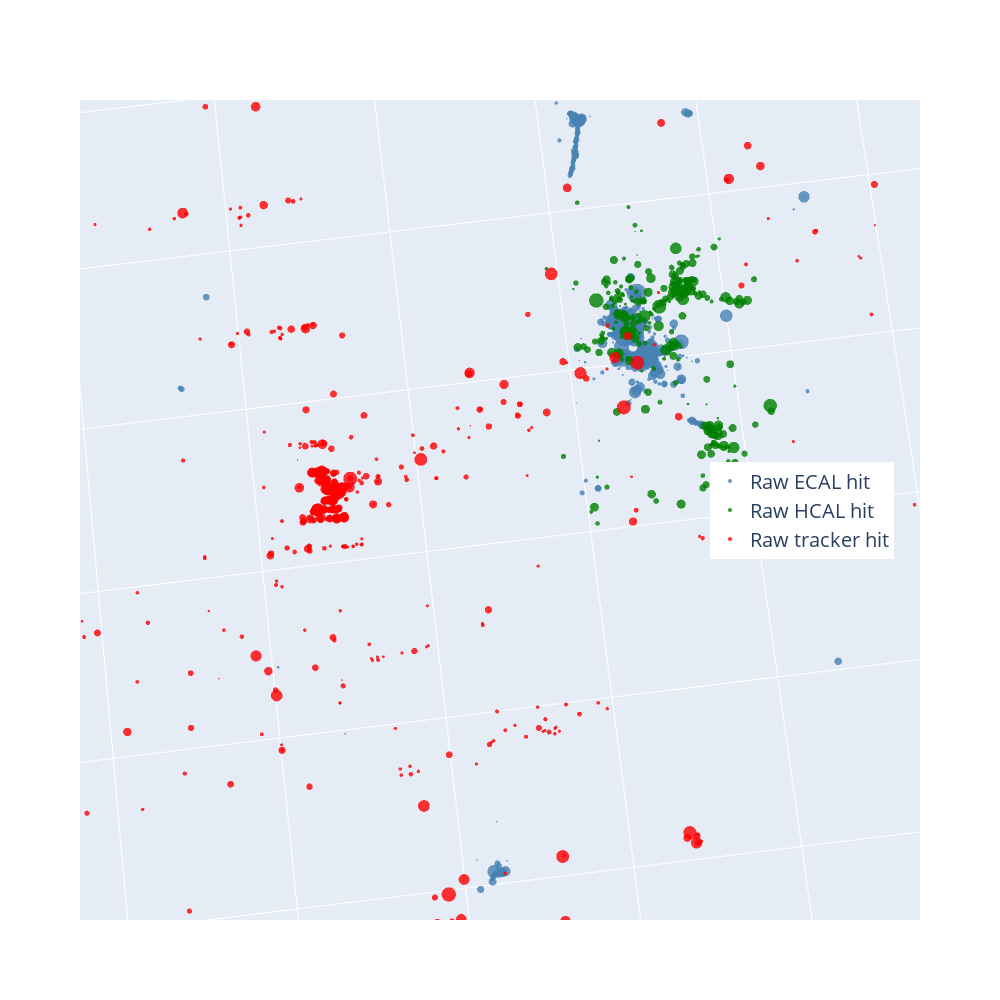

The notebook cell saved with this chart:
### Code cell
labels = {
    0: "Raw ECAL hit",
    1: "Raw HCAL hit",
    2: "Raw Muon chamber hit",
    3: "Raw tracker hit"
}

subdetector_color = {
    0: "steelblue",
    1: "green",
    2: "orange",
    3: "red"
}
    
    
### Create your 3D scatter plot of the raw hits

traces = []
for subdetector in df["subdetector"].unique():
    trace = go.Scatter3d(
        x=np.clip(df["px"][df["subdetector"]==subdetector], -8000, 8000),
        y=np.clip(df["py"][df["subdetector"]==subdetector], -8000, 8000),
        z=np.clip(df["pz"][df["subdetector"]==subdetector], -8000, 8000),
        mode='markers',
        marker=dict(
            size=np.clip(2+2*np.log(df["plotsize"]), 1, 15),
            color=subdetector_color[subdetector],
            colorscale='Viridis',
            opacity=0.8,
        ),
        name=labels[subdetector]
    )  

    traces.append(trace)


# Customize the axis names
layout = go.Layout(
    scene=dict(
        xaxis=dict(title='', showticklabels=False),
        yaxis=dict(title='', showticklabels=False),
        zaxis=dict(title='', showticklabels=False),
        camera=dict(
            up=dict(x=1, y=0, z=0),  # Sets the orientation of the camera
            center=dict(x=0, y=0, z=0),  # Sets the center point of the plot
            eye=dict(x=0, y=0, z=2.5)  # Sets the position of the camera
        )
    ),
    legend=dict(x=0.75, y=0.5, font = dict(size = 20)),  # https://plotly.com/python/legend/
    showlegend=True,
    width=1000,
    height=1000
)

# Create the figure and display the plot
fig = go.Figure(data=traces, layout=layout)

fig.update_traces(marker_line_width=0, selector=dict(type='scatter3d'))   # for plotly to avoid plotting white spots when things overlap
fig.show()

### Figure 1 — Plotly figure (JSON) as saved in the notebook; plotly's stock layout.template omitted (floating-point values rounded to 4 significant figures; data arrays with more than 128 entries replaced by an {"elided": "..."} marker saying what was removed)
{"data": [{"marker": {"color": "steelblue", "colorscale": [[0, "#440154"], [0.1111, "#482878"], [0.2222, "#3e4989"], [0.3333, "#31688e"], [0.4444, "#26828e"], [0.5556, "#1f9e89"], [0.6667, "#35b779"], [0.7778, "#6ece58"], [0.8889, "#b5de2b"], [1, "#fde725"]], "line": {"width": 0}, "opacity": 0.8, "size": {"elided": "10606 float values"}}, "mode": "markers", "name": "Raw ECAL hit", "type": "scatter3d", "x": {"elided": "8184 float values"}, "y": {"elided": "8184 float values"}, "z": {"elided": "8184 float values"}}, {"marker": {"color": "green", "colorscale": [[0, "#440154"], [0.1111, "#482878"], [0.2222, "#3e4989"], [0.3333, "#31688e"], [0.4444, "#26828e"], [0.5556, "#1f9e89"], [0.6667, "#35b779"], [0.7778, "#6ece58"], [0.8889, "#b5de2b"], [1, "#fde725"]], "line": {"width": 0}, "opacity": 0.8, "size": {"elided": "10606 float values"}}, "mode": "markers", "name": "Raw HCAL hit", "type": "scatter3d", "x": {"elided": "1660 float values"}, "y": {"elided": "1660 float values"}, "z": {"elided": "1660 float values"}}, {"marker": {"color": "red", "colorscale": [[0, "#440154"], [0.1111, "#482878"], [0.2222, "#3e4989"], [0.3333, "#31688e"], [0.4444, "#26828e"], [0.5556, "#1f9e89"], [0.6667, "#35b779"], [0.7778, "#6ece58"], [0.8889, "#b5de2b"], [1, "#fde725"]], "line": {"width": 0}, "opacity": 0.8, "size": {"elided": "10606 float values"}}, "mode": "markers", "name": "Raw tracker hit", "type": "scatter3d", "x": {"elided": "762 float values"}, "y": {"elided": "762 float values"}, "z": {"elided": "762 float values"}}], "layout": {"height": 1000, "legend": {"font": {"size": 20}, "x": 0.75, "y": 0.5}, "scene": {"aspectmode": "auto", "aspectratio": {"x": 1.058, "y": 0.9365, "z": 1.01}, "camera": {"center": {"x": 0, "y": 0, "z": 0}, "eye": {"x": -0.03165, "y": -0.4084, "z": 0.002494}, "projection": {"type": "perspective"}, "up": {"x": 0.9897, "y": -0.07744, "z": -0.1205}}, "xaxis": {"showticklabels": false, "title": {"text": ""}, "type": "linear"}, "yaxis": {"showticklabels": false, "title": {"text": ""}, "type": "linear"}, "zaxis": {"showticklabels": false, "title": {"text": ""}, "type": "linear"}}, "showlegend": true, "width": 1000}}
